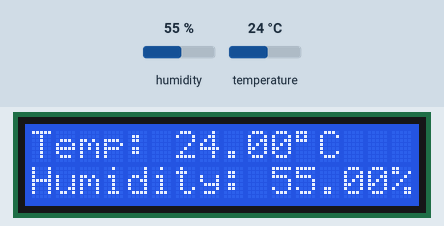
Simulated run of this sketch. Board: Arduino Uno, built with avr-gcc and run on an emulated ATmega328P. On the bench: 16×2 character LCD. The test bench sets the inputs (shaded band); at power-on: humidity 55 %, temperature 24 °C.

Above: at 1.2 s.
1.3 s: humidity set to 22 %
At 3.5 s:
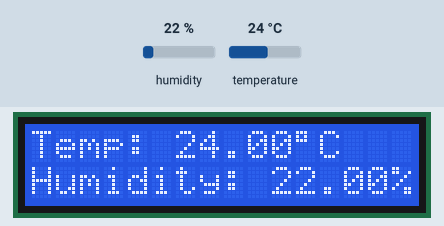
4.1 s: temperature set to 12 °C
At 6.6 s:
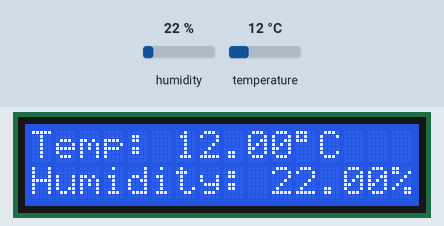
7.1 s: humidity set to 40 %
At 9.8 s:
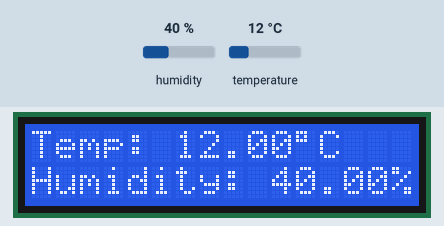
10.2 s: temperature set to 19 °C
At 12.9 s:
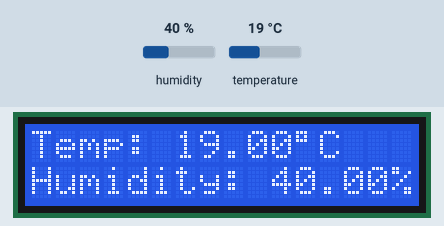
Timing chart, 0 to 14.2 s (numbered marks = the images above; inputs shaded):
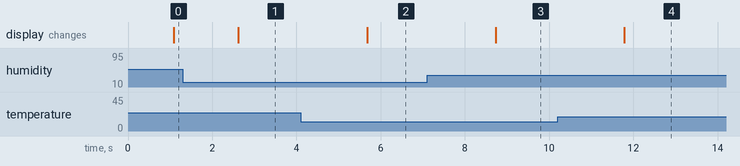

The sketch:

humidity.ino
```cpp
#include <dht.h>
#include<LiquidCrystal.h>

LiquidCrystal LCD (12, 11, 5, 4, 3, 2);
dht DHT;

char txt[] = "ADSD";

void setup() {

LCD.begin(16,2);
LCD.print("ceva");

}

void loop() {
  int val = DHT.read11(7);
  delay(1000);
  //LCD.autoscroll();
  //LCD.setCursor(13,0);
  //for (int i=0; i<4; i++) {
  //  LCD.print(txt[i]);
  //  delay(500);
  //}
  LCD.noDisplay();
  LCD.setCursor(0,0);
  LCD.print("Temp: ");
  LCD.print(DHT.temperature);
  LCD.print((char)223);
  LCD.print("C");
  LCD.setCursor(0,1);
  LCD.print("Humidity: ");
  LCD.print(DHT.humidity);
  LCD.print("%");
  LCD.display();
  delay(500);
}
```

Measured:
- after the input at 1.3 s, the display: changes after 1.3 s (image 1)
- after the input at 4.1 s, the display: changes after 1.6 s (image 2)
- after the input at 7.1 s, the display: changes after 1.6 s (image 3)
- after the input at 10.2 s, the display: changes after 1.6 s (image 4)
